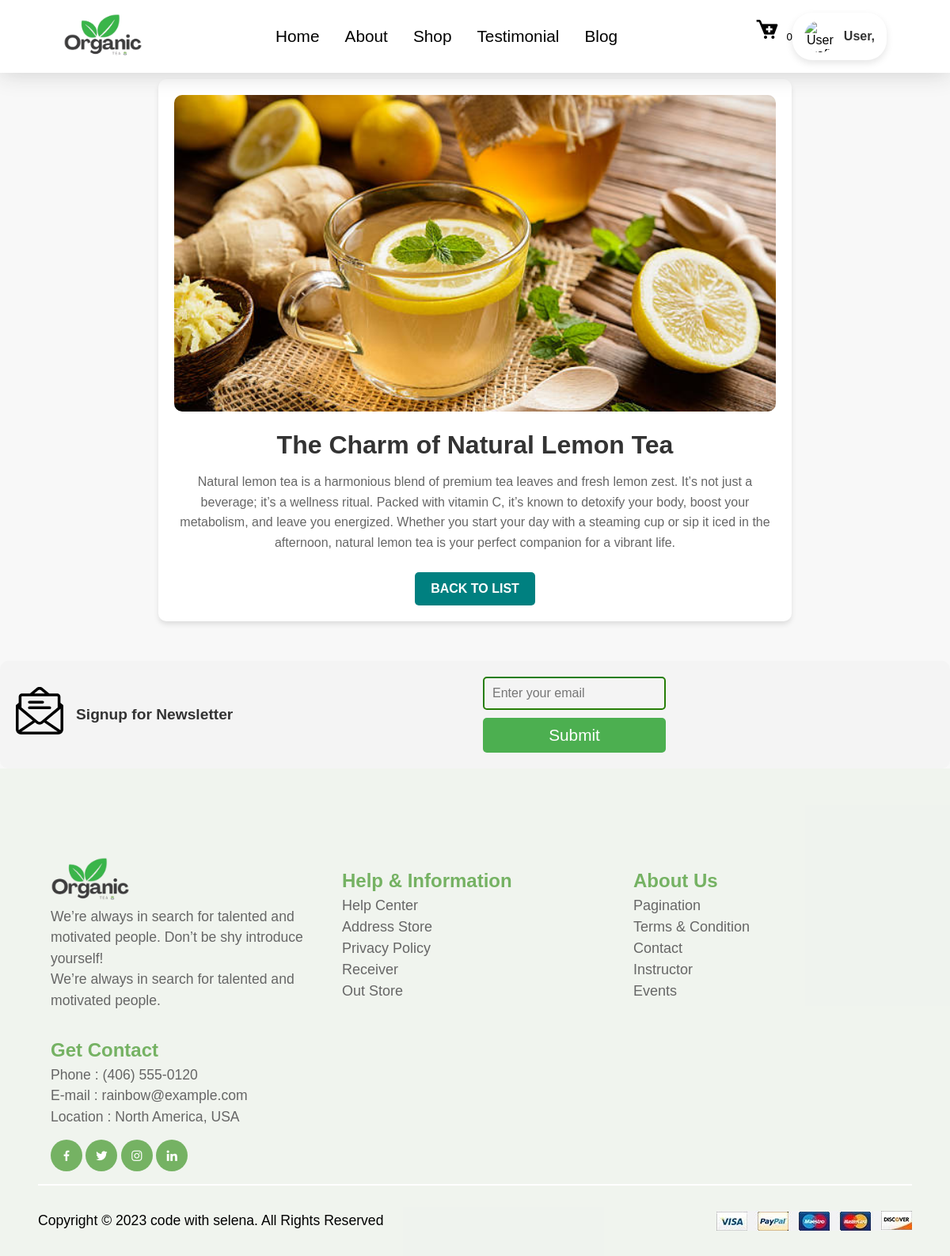
/1/, run on the app's committed database.
### tea_shop_app/models.py (models this page shows, shortened)
class Tea(models.Model):
    title = models.CharField(max_length=100)
    description = models.TextField()
    date = models.DateField(auto_now_add=True)
    image = models.ImageField(upload_to='img/')  # Ensure MEDIA setup
    detail = models.TextField()

### tea_shop_app/views.py (the view)
# urls.py: path('<int:pk>/',blog_detail, name='blog_detail'),
def blog_detail(request, pk):
    tea = get_object_or_404(Tea, pk=pk)
    return render(request, 'blog_detail.html', {'tea': tea})

### tea_shop_app/templates/blog_detail.html (shortened to what this page needs)
{% extends "layout/base.html" %}
{% block content %}
{% load static %}
    <div class="tea-detail" style="margin-top: 100px;">
        <img src="{{ tea.image.url }}" alt="{{ tea.title }}">
        <h1>{{ tea.title }}</h1>
        <p>{{ tea.detail }}</p>
        <a href="/" class="btn">Back to list</a>
    </div>
{% endblock content %}

### tea_shop_app/static/css/style.css (style rules this page uses)
* { margin: 0; padding: 0; box-sizing: border-box; border: none; outline: none; text-decoration: none; }
html { overflow-x: hidden; scroll-behavior: smooth; scroll-padding-top: 4rem; }
.btn { background-color: #fff; text-transform: uppercase; padding: 1rem 3rem; color: #000; position: relative; cursor: pointer; }
.btn::before { content: ''; position: absolute; top: 0; right: 0; width: 2px; height: 100%; background-color: #fff; z-index: 0; transition: all .3s cubic-bezier(.78, .2, .21, .88), color 0s; transform: translate3d(5px, 5px, 0); }
.btn::after { content: ''; position: absolute; bottom: 0; right: 0; width: 100%; height: 2px; background-color: #fff; z-index: 0; transition: all .3s cubic-bezier(.78, .2, .21, .88), color 0s; transform: translate3d(5px, 5px, 0); }

### tea_shop_app/templates/blog_detail.html (style rules this page uses)
body, html { margin: 0; padding: 0; box-sizing: border-box; font-family: 'Arial', sans-serif; background-color: #f8f8f8; }
.tea-detail { max-width: 800px; margin: 50px auto; padding: 20px; background: #fff; border-radius: 10px; box-shadow: 0 4px 6px rgba(0, 0, 0, 0.1); text-align: center; }
.tea-detail img { width: 100%; max-height: 400px; object-fit: cover; border-radius: 10px; margin-bottom: 20px; }
.tea-detail h1 { font-size: 2rem; color: #333; margin-bottom: 15px; }
.tea-detail p { font-size: 1rem; color: #666; line-height: 1.6; margin-bottom: 25px; }
.tea-detail .btn { display: inline-block; padding: 12px 20px; background-color: #008080; color: #fff; text-decoration: none; font-size: 1rem; font-weight: bold; border-radius: 5px; transition: background-color 0.3s ease, transform 0.2s ease; }

### data on the page
Tea: image (picture), title "The Charm of Natural Lemon Tea", detail "Natural lemon tea is a harmonious blend of premium tea leaves and fresh lemon zest. It’s not just a beverage; it’s a wellness ritual. Packed with vitamin C, it’s known to detoxify your body, boost your metabolism, and leave you energized. Whether you start your day with a steaming cup or sip it iced in the afternoon, natural lemon tea is your perfect companion for a vibrant life."
